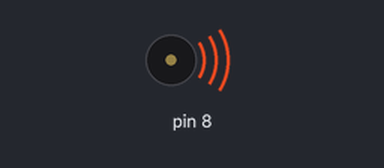
The sketch below on a simulated Arduino Uno, built with avr-gcc and run on an emulated ATmega328P. Parts: buzzer (waves = sounding).

Above: at 0.1 s.
At 2.3 s:
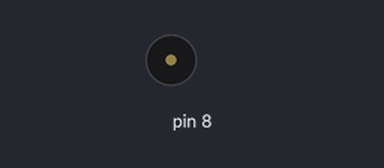
Timing chart, 0 to 3.8 s (numbered marks = the images above):
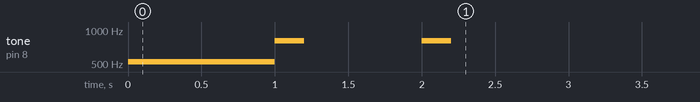

The sketch:

week03_1.ino
```cpp
//week03_1

void setup(){
  pinMode(8, OUTPUT);
  tone(8,523,1000);
  delay(1000);
  tone(8,800,200);
  delay(1000);
  tone(8,800,200);
  delay(1000);
}

void loop(){

}
```
